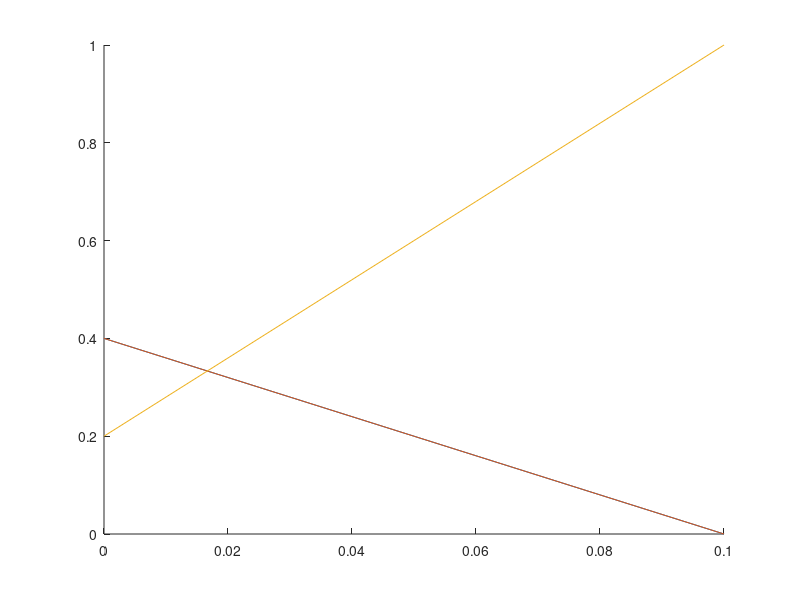

MATLAB code to generate this figure:
% Mixture of 3 species Y1 = H2, Y2 = O2, Y3 = N2
% Posibility of chemical reaction is excluded

% Transport equation used:

% d/dt * rho_i + divergence(rho_i * v) = - divergence(J_i) + M_i * omega_i

% J_i = rho * Y_i * V_i

% Diffusive flux is proportional to gradient of mass fraction

% (rho * Y_i * V_i)_model = - rho * D_i,model * gradient(Y_i)

% determine flux of species having highest mass fraction last

% Sum(Yi * Vi) = 0

% Values to find:
% 1. species mole & mass fractions
% 2. mean molar mass & density
% 3. mixture specific heat & mixture thermal conductivity
% 4. species diffusion coefficients from 4 models
% 5. 

% Initial Conditions. Within domain, mole fractions vary linearly

% x = 0
% Y1 = 0.4
% Y2 = 0.4
% Y3 = 0.2

% x = L = 0.1 mm
% Y1 = 0
% Y2 = 0
% Y3 = 1

% Constants
p_0 = 101325; % Atmospheric Pressure [Pa]
T_0 = 500;    % Temperature [K]
W1 = 2.0159;  % H2 [g/mol]
W2 = 31.9988; % 02 [g/mol]
W3 = 28.0152; % N2 [g/mol]

% Initial Solution
dx = 0.01;
x = 0:dx:0.1;
Y1 = linspace(0.4, 0, length(x));
Y2 = linspace(0.4, 0, length(x));
Y3 = linspace(0.2, 1, length(x));

W = (Y1/W1 + Y2/W2 + Y3/W3).^-1
X1 = W1 * W.^-1 .* Y1
X2 = W2 * W.^-1 .* Y2
X3 = W3 * W.^-1 .* Y3

figure('Name','Mole Fractions at t=0')
hold on 
plot(x,Y1)
plot(x,Y2)
plot(x,Y3)